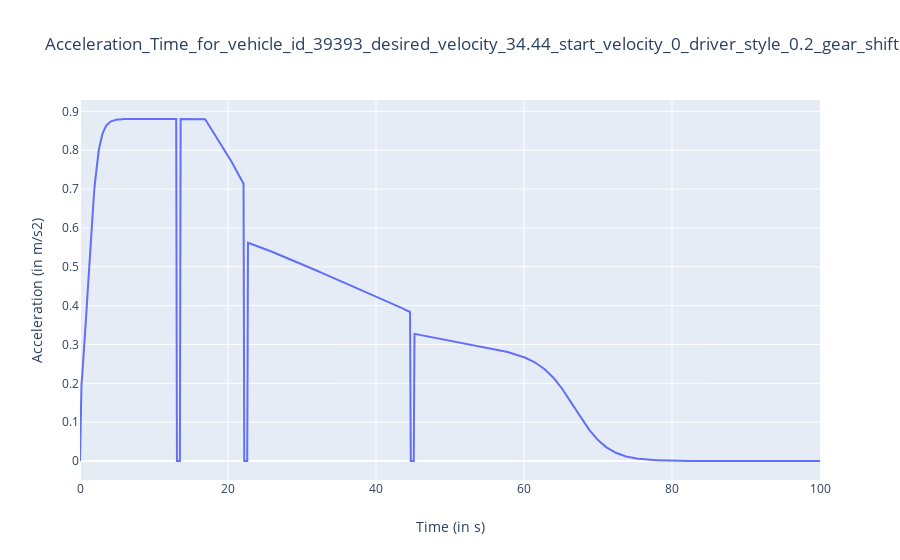

The code cell stored with this chart in its notebook:
### Markdown cell above
# Compute and plots acceleration versus time graph of the vehicle

### Code cell
layout = go.Layout(title=f"Acceleration_Time_for_vehicle_id_{vehicle_id}_desired_velocity_{np.round(desired_velocity, 2)}_start_velocity_{np.round(starting_velocity, 2)}_driver_style_{driver_style}_gear_shifting_style_{gear_shifting_style}",
                xaxis=dict(title='Time (in s)'),
                yaxis=dict(title='Acceleration (in m/s2)'))
data = [dict(x=outputs['times'], y=outputs['accelerations'])]
fig = go.Figure(data=data, layout=layout)
iplot(fig)

### Figure 1 — Plotly figure (JSON) as saved in the notebook; plotly's stock layout.template omitted (floating-point values rounded to 4 significant figures; data arrays with more than 128 entries replaced by an {"elided": "..."} marker saying what was removed)
{"data": [{"type": "scatter", "x": {"elided": "1001 float values"}, "y": {"elided": "1002 float values"}}], "layout": {"title": {"text": "Acceleration_Time_for_vehicle_id_39393_desired_velocity_34.44_start_velocity_0_driver_style_0.2_gear_shifting_style_0.9"}, "xaxis": {"title": {"text": "Time (in s)"}}, "yaxis": {"title": {"text": "Acceleration (in m/s2)"}}}}
